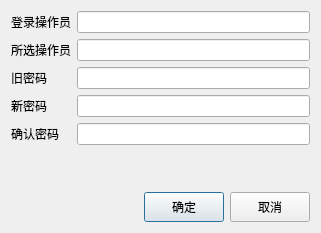
<?xml version="1.0" encoding="UTF-8"?>
<ui version="4.0">
 <class>w_m_member_pwdchange_Dialog</class>
 <widget class="QDialog" name="w_m_member_pwdchange_Dialog">
  <property name="geometry">
   <rect>
    <x>0</x>
    <y>0</y>
    <width>321</width>
    <height>233</height>
   </rect>
  </property>
  <property name="windowTitle">
   <string>Dialog</string>
  </property>
  <layout class="QVBoxLayout" name="verticalLayout">
   <item>
    <layout class="QGridLayout" name="gridLayout">
     <item row="0" column="1">
      <widget class="QLineEdit" name="lineEdit_login_operator"/>
     </item>
     <item row="1" column="1">
      <widget class="QLineEdit" name="lineEdit_cur_operator"/>
     </item>
     <item row="2" column="1">
      <widget class="QLineEdit" name="lineEdit_oldpwd"/>
     </item>
     <item row="3" column="0">
      <widget class="QLabel" name="label_2">
       <property name="text">
        <string>新密码</string>
       </property>
      </widget>
     </item>
     <item row="3" column="1">
      <widget class="QLineEdit" name="lineEdit_newpwd"/>
     </item>
     <item row="4" column="1">
      <widget class="QLineEdit" name="lineEdit_newpwd2"/>
     </item>
     <item row="1" column="0">
      <widget class="QLabel" name="label_4">
       <property name="text">
        <string>所选操作员</string>
       </property>
      </widget>
     </item>
     <item row="2" column="0">
      <widget class="QLabel" name="label_oldpwd">
       <property name="text">
        <string>旧密码</string>
       </property>
      </widget>
     </item>
     <item row="4" column="0">
      <widget class="QLabel" name="label_3">
       <property name="text">
        <string>确认密码</string>
       </property>
      </widget>
     </item>
     <item row="0" column="0">
      <widget class="QLabel" name="label_5">
       <property name="text">
        <string>登录操作员</string>
       </property>
      </widget>
     </item>
    </layout>
   </item>
   <item>
    <widget class="lds_key3x4" name="widget_2" native="true"/>
   </item>
   <item>
    <layout class="QHBoxLayout" name="horizontalLayout">
     <item>
      <spacer name="horizontalSpacer">
       <property name="orientation">
        <enum>Qt::Horizontal</enum>
       </property>
       <property name="sizeHint" stdset="0">
        <size>
         <width>40</width>
         <height>20</height>
        </size>
       </property>
      </spacer>
     </item>
     <item>
      <widget class="QPushButton" name="pushButton_ok">
       <property name="minimumSize">
        <size>
         <width>80</width>
         <height>30</height>
        </size>
       </property>
       <property name="text">
        <string>确定</string>
       </property>
       <property name="outer_stylesheet" stdset="0">
        <string>pushbutton</string>
       </property>
      </widget>
     </item>
     <item>
      <widget class="QPushButton" name="pushButton_cancel">
       <property name="minimumSize">
        <size>
         <width>80</width>
         <height>30</height>
        </size>
       </property>
       <property name="text">
        <string>取消</string>
       </property>
       <property name="outer_stylesheet" stdset="0">
        <string>pushbutton</string>
       </property>
      </widget>
     </item>
    </layout>
   </item>
  </layout>
 </widget>
 <customwidgets>
  <customwidget>
   <class>lds_key3x4</class>
   <extends>QWidget</extends>
   <header>lds_key3x4.h</header>
   <container>1</container>
  </customwidget>
 </customwidgets>
 <resources/>
 <connections/>
</ui>
